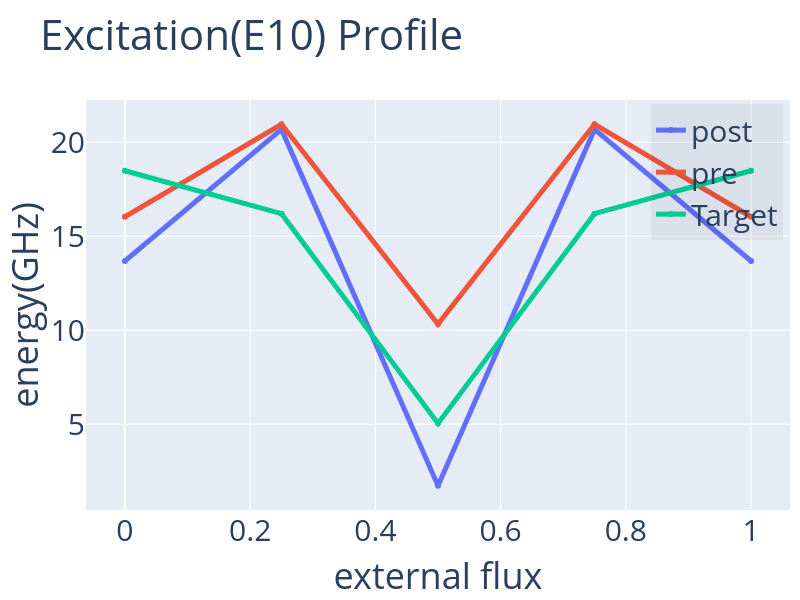

The cell this chart's notebook holds for it:
### Markdown cell above
Compare excitation profile pre and post optimization.

### Code cell
plot = {'post':post_Ex[1],'pre':pre_Ex[1],'Target':target['E10']}
plotCompare(flux_range,plot,
            'Excitation(E10) Profile','external flux','energy(GHz)',export='pdf',size=(600,800))

### Figure 1 — Plotly figure (JSON) as saved in the notebook; plotly's stock layout.template omitted (floating-point values rounded to 4 significant figures)
{"data": [{"line": {"width": 5}, "name": "post", "type": "scatter", "x": [0.0, 0.25, 0.5, 0.75, 1.0], "y": [13.68, 20.68, 1.728, 20.68, 13.68]}, {"line": {"width": 5}, "name": "pre", "type": "scatter", "x": [0.0, 0.25, 0.5, 0.75, 1.0], "y": [16.03, 20.96, 10.33, 20.96, 16.03]}, {"line": {"width": 5}, "name": "Target", "type": "scatter", "x": [0.0, 0.25, 0.5, 0.75, 1.0], "y": [18.48, 16.2, 5.044, 16.2, 18.48]}], "layout": {"font": {"size": 30}, "height": 600, "legend": {"bgcolor": "rgba(0,0,0,.05)", "x": 0.99, "xanchor": "right", "y": 0.99, "yanchor": "top"}, "margin": {"r": 10, "t": 100}, "showlegend": true, "title": {"text": "Excitation(E10) Profile"}, "width": 800, "xaxis": {"title": {"text": "external flux"}}, "yaxis": {"title": {"text": "energy(GHz)"}}}}
